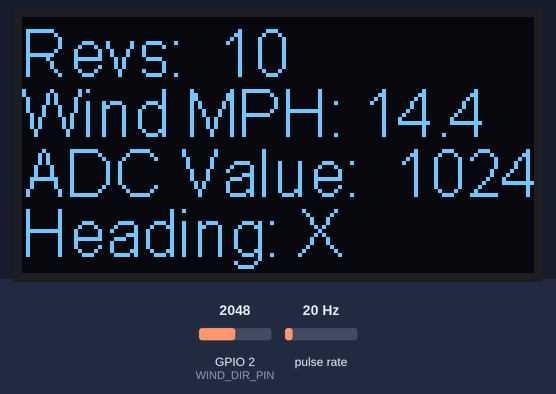
The sketch below on a simulated ESP32. Shown: 128×64 one-colour display. Wiring (inferred from the names in the program): pulse sensor: data GPIO 4. The test bench sets the inputs (shaded band); at power-on: pulse rate 20 Hz, GPIO 2 (WIND_DIR_PIN) = 2048 (analog values on the 0–4095 scale).

Above: at 1.6 s.
1.7 s: pulse rate (sensor on GPIO 4) set to 4 Hz
At 4.2 s:
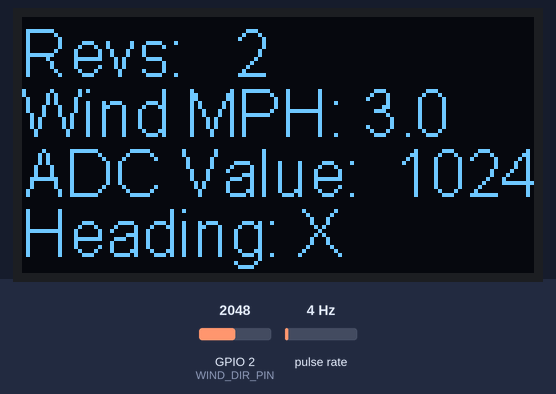
4.5 s: GPIO 2 (WIND_DIR_PIN) set to 1935
At 6.0 s:
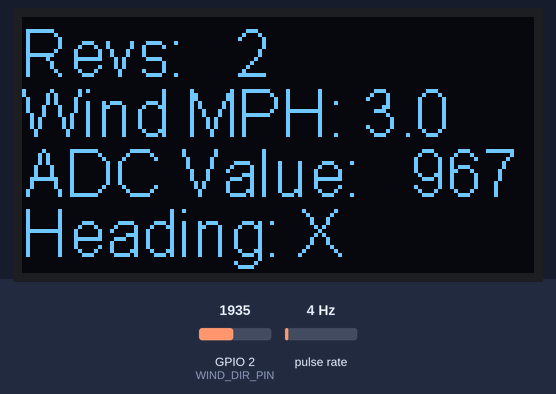
6.5 s: GPIO 2 (WIND_DIR_PIN) set to 369
At 7.6 s:
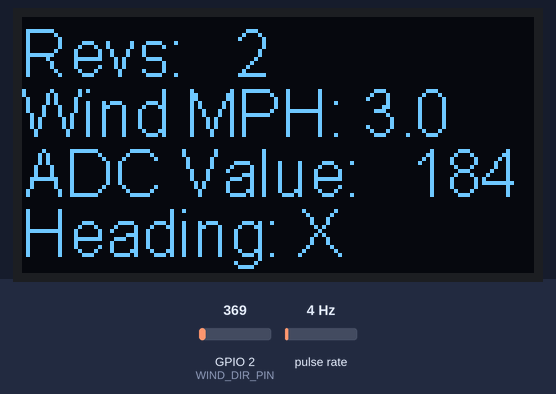
8.5 s: GPIO 2 (WIND_DIR_PIN) set to 305
At 10.2 s:
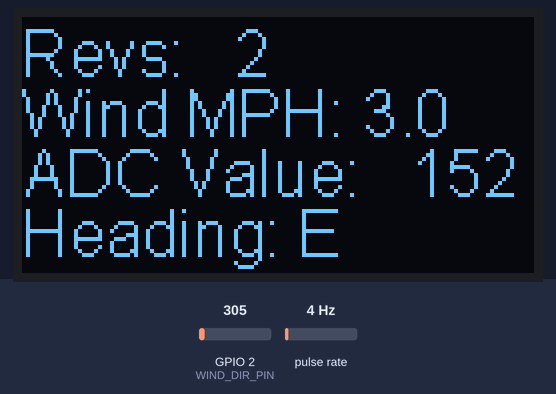
10.5 s: pulse rate (sensor on GPIO 4) set to 150 Hz
At 11.8 s:
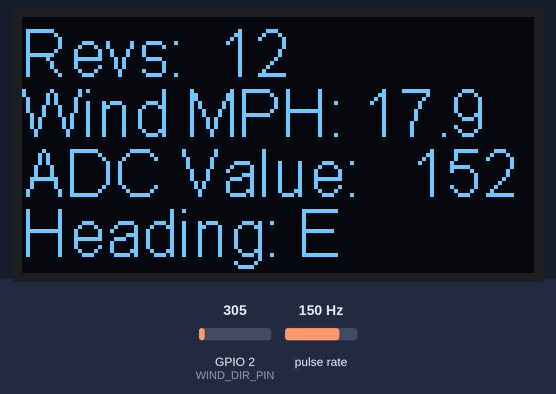
13.5 s: pulse rate (sensor on GPIO 4) set to 50 Hz
At 16.5 s:
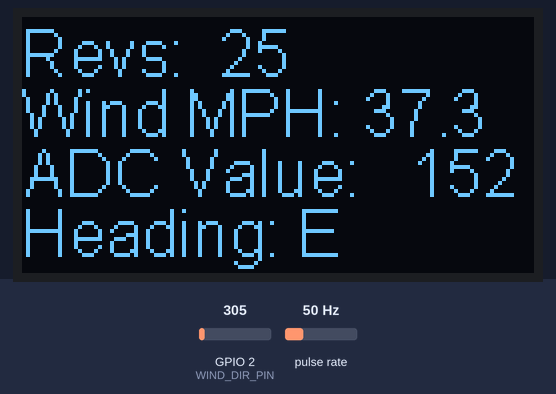
Timing chart, 0 to 17.5 s (numbered marks = the images above; inputs shaded):
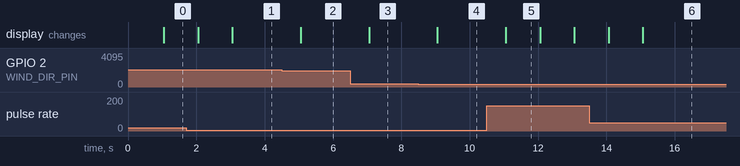

Measured:
- the behaviour switches between 342 and 341 on GPIO 2 (WIND_DIR_PIN) (found by bisection; images 3 and 4)
- after the input at 1.7 s, the display: first changes after 0.35 s (image 1 shows a later state)
- after the input at 4.5 s, the display: changes after 0.55 s (image 2)
- after the input at 6.5 s, the display: changes after 0.56 s (image 3)
- after the input at 8.5 s, the display: changes after 0.56 s (image 4)
- after the input at 10.5 s, the display: changes after 0.56 s (image 5)
- after the input at 13.5 s, the display: first changes after 0.56 s (image 6 shows a later state)

The sketch:

wind_sensors_combined.ino
```cpp
/* Author: Bitrot_alpha
 *    Combined sensing of wind speed and direction
 *
 *     Apparently the ADC of the ESP32 isn't very good. See https://forum.arduino.cc/t/fixing-the-non-linear-adc-of-an-esp32/699190
 *      and https://docs.espressif.com/projects/esp-idf/en/v4.4/esp32/api-reference/peripherals/adc.html#minimizing-noise for more details.
 */

#include "Arduino.h"
#include "HT_SSD1306Wire.h"

SSD1306Wire oled(0x3c, 500000, SDA_OLED, SCL_OLED, GEOMETRY_128_64, RST_OLED); // addr , freq , i2c group , resolution , rst

//anemometer pin
const uint8_t WIND_SPD_PIN = 4;
//wind heading pin
const uint8_t WIND_DIR_PIN = 2;
//if your anemometer is bouncy, set this to something other than 1 to "calibrate" it
const uint8_t BOUNCE_COMPENSATION = 2;

uint16_t heading_raw = 0;
char adc_val[20] = "";
char heading_str[20] = "";
char revcount_str[20] = "";
char windmph_str[20] = "";
long prevDisplayTime = 0;

const char * heading_map[9] =
{
  "N\0", "NE\0",
  "E\0", "SE\0",
  "S\0", "SW\0",
  "W\0", "NW\0",
  "X\0"
};

//globals for tracking wind
long lastWindCheck = 0;
volatile long lastWindIRQ = 0;
volatile uint8_t windRevs = 0;


void wind_spd_IRQ()
{
  if (millis() - lastWindIRQ > 10) // Ignore switch-bounce glitches less than 10ms (142MPH max reading) after the reed switch closes
	{
		lastWindIRQ = millis(); //Grab the current time
		windRevs++; //There is 1.492MPH for each click per second.
	}
}

float get_wind_speed()
{
	float deltaTime = millis() - lastWindCheck;

	deltaTime /= 1000.0; //Convert to seconds

	float windSpeed = (float)(windRevs / BOUNCE_COMPENSATION) / deltaTime;

	windRevs = 0; //Reset and start watching for new wind
	lastWindCheck = millis();

	windSpeed *= 1.492;

	return(windSpeed);
}

uint16_t getADCValue()
{
  //multisampling
  uint16_t adc_value = 0;
  for (int i = 0; i < 16; i++)
  {
    adc_value += analogRead(WIND_DIR_PIN);
    delay(2);
  }
  adc_value /= 16;

  return adc_value;
}
const char * determineHeading(uint16_t adc_value)
{
  //uses heading_map array, the if statements go in order from 0 to 7
  if (adc_value >= 1520 && adc_value <= 1540)
    return heading_map[0];
  if (adc_value >= 870 && adc_value <= 890)
    return heading_map[1];
  if (adc_value >= 150 && adc_value <= 170)
    return heading_map[2];
  if (adc_value >= 325 && adc_value <= 345)
    return heading_map[3];
  if (adc_value >= 525 && adc_value <= 545)
    return heading_map[4];
  if (adc_value >= 1200 && adc_value <= 1220)
    return heading_map[5];
  if (adc_value >= 1955 && adc_value <= 1975)
    return heading_map[6];
  if (adc_value >= 1775 && adc_value <= 1795)
    return heading_map[7];

  return heading_map[8];
}

void setup()
{
  oled.init();
  oled.clear();
  oled.setFont(ArialMT_Plain_16);
  analogReadResolution(11);
  pinMode(WIND_DIR_PIN, ANALOG);
  pinMode(WIND_SPD_PIN, INPUT);
  attachInterrupt(WIND_SPD_PIN, wind_spd_IRQ, FALLING);
}

void loop()
{
  long now = millis();

  //wait 1 second between outputs to display
  if(now - prevDisplayTime > 1000)
  {
    prevDisplayTime = now;
    heading_raw = getADCValue();

    snprintf(revcount_str, 20, "Revs: %3u\0", (windRevs / BOUNCE_COMPENSATION) );
    snprintf(windmph_str, 20, "Wind MPH: %3.1f\0", get_wind_speed() );
    snprintf(adc_val, 20, "ADC Value: %5d\0", heading_raw);
    snprintf(heading_str, 20, "Heading: %s\0", determineHeading(heading_raw) );

    oled.clear();
    oled.drawString(0, 0, revcount_str);
    oled.drawString(0, 15, windmph_str);
    oled.drawString(0, 30, adc_val);
    oled.drawString(0, 45, heading_str);

    oled.display();
  }
}
```
